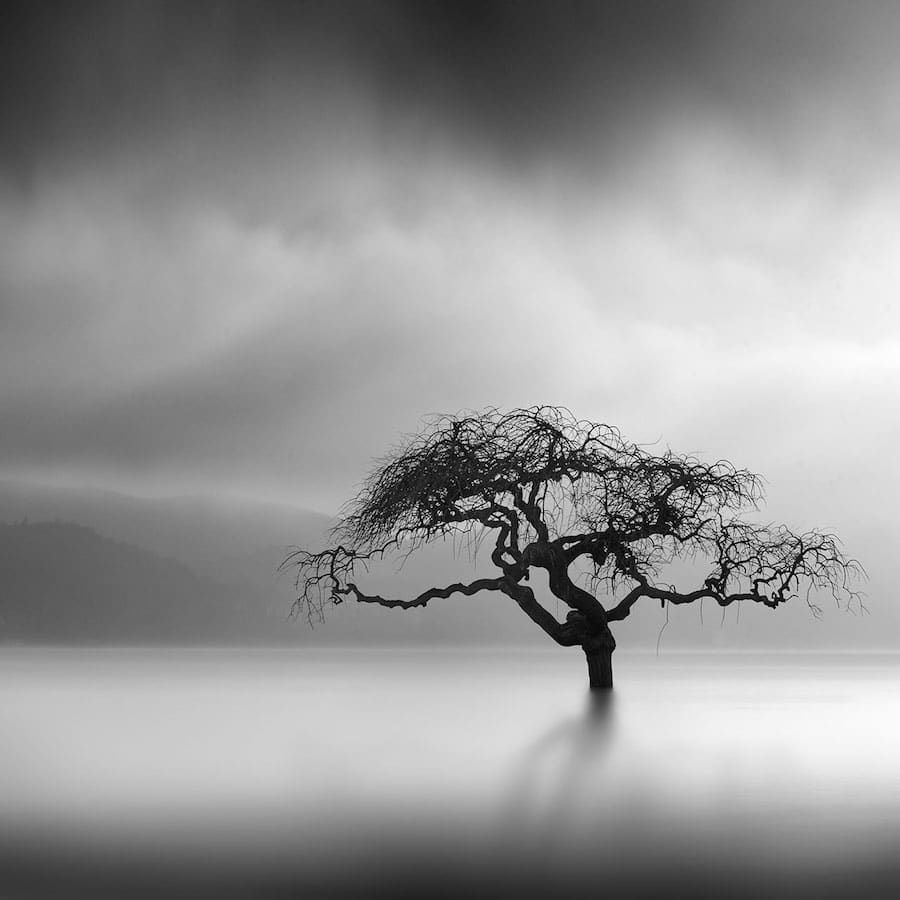
#> input picture b_w.jpg, 900 x 900 px
$ python histogramEqualization.py
#> lines starting #> are read from the running program, lines starting #| are printed output that depends on the picture
# HISTOGRAM EQUALIZATION

import cv2
import numpy as np
import random
import matplotlib.pyplot as plt

image = cv2.imread('b_w.jpg', cv2.COLOR_BGR2GRAY)
#> image is the input picture: shape (900, 900, 3); min 0, max 255, mean 148.6

histogram = cv2.calcHist(image, [0], None, [256], [0, 256])
#> histogram = 256 values, max 183 at index 56, min 0 at index 0, mean 10.55

plt.xlabel("pixel value")
plt.ylabel("count")
plt.plot(histogram)
plt.legend()
plt.show()
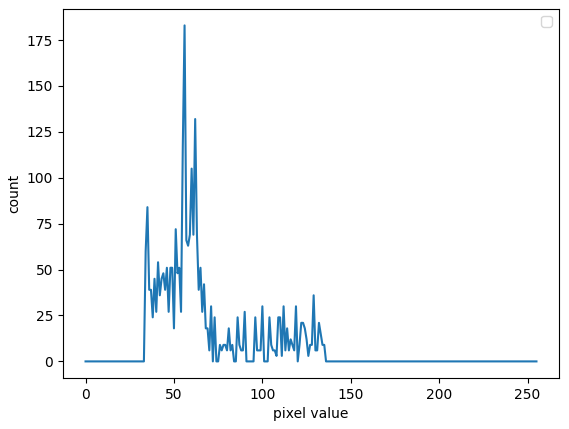
#> figure drawn by matplotlib, 1 panel; curve peaks at x = 56, y = 183

#> (the run stopped early here; a loop or call above may not have finished)

$ run again, with scenery.jpg copied over b_w.jpg
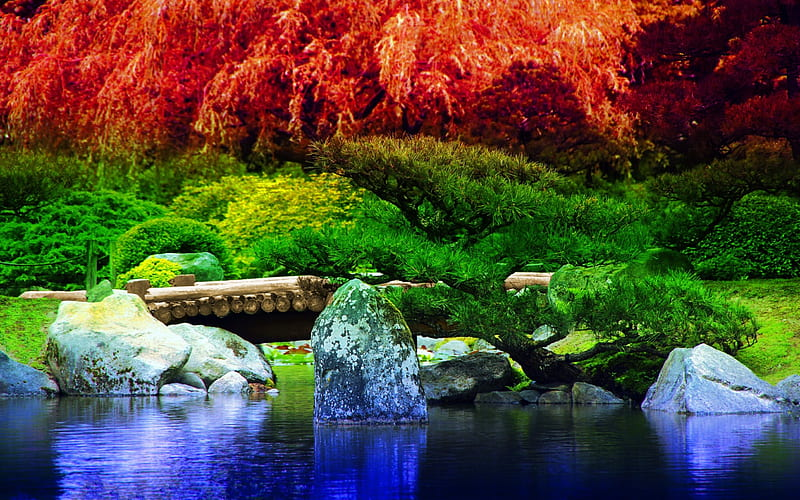
#> input picture scenery.jpg, 800 x 500 px
#> image is the input picture: shape (500, 800, 3); mean B, G, R 55.6, 75.5, 83.7
#> histogram = 256 values, max 161 at index 0, min 1 at index 106, mean 9.38
#> `plt.show()`:
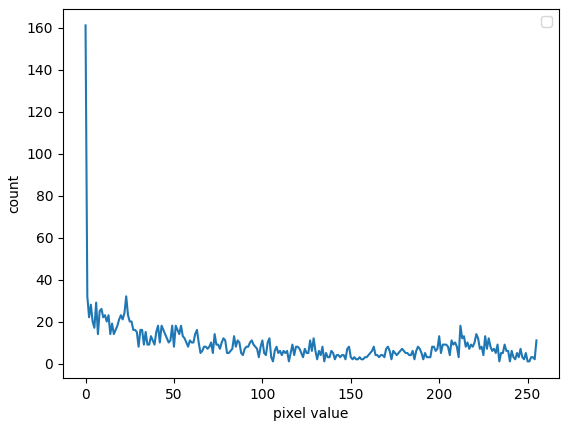
#> figure drawn by matplotlib, 1 panel; curve peaks at x = 0, y = 161

$ run again, with sudoku.jpg copied over b_w.jpg
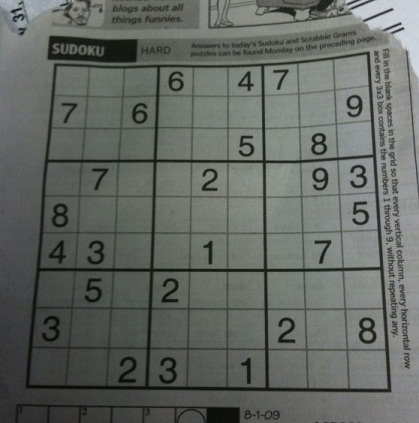
#> input picture sudoku.jpg, 419 x 423 px
#> image is the input picture: shape (423, 419, 3); mean B, G, R 98.9, 103.6, 99.4
#> histogram = 256 values, max 30 at index 95, min 0 at index 0, mean 4.91
#> `plt.show()`:
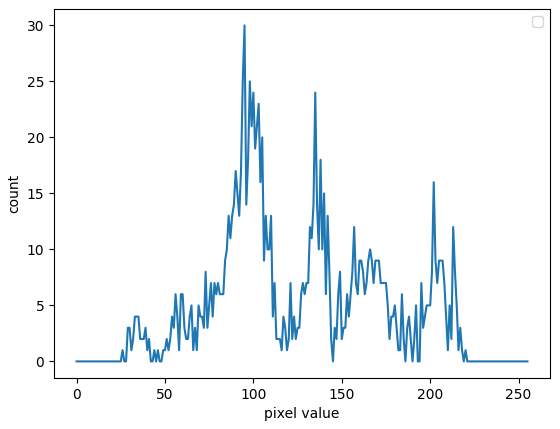
#> figure drawn by matplotlib, 1 panel; curve peaks at x = 95, y = 30
